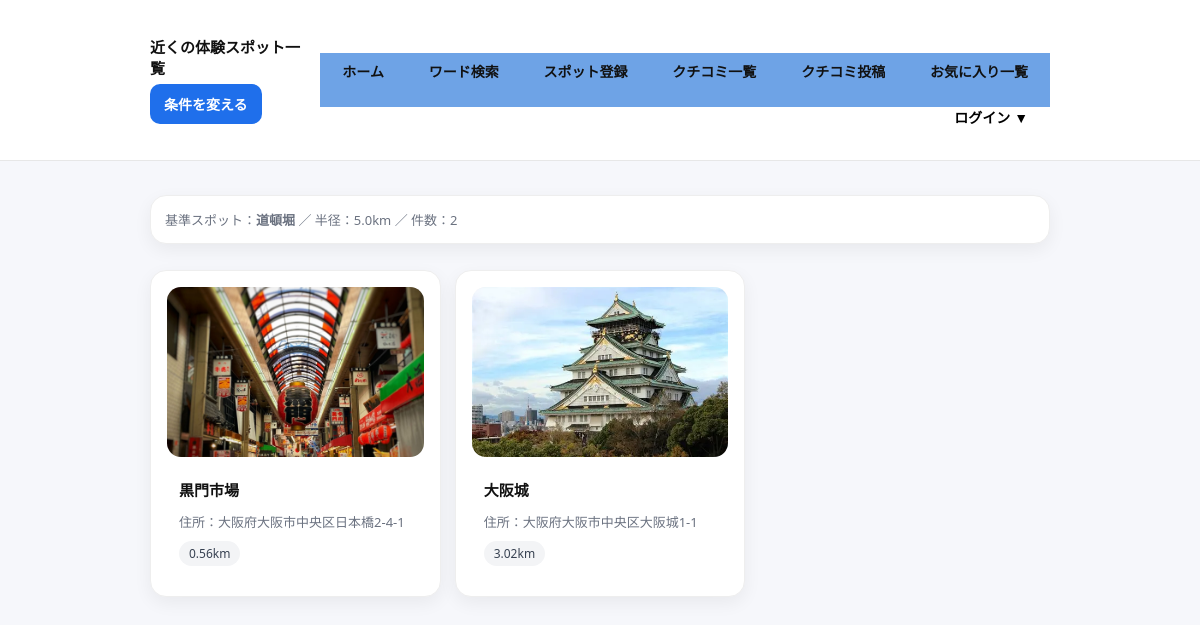
The app's page /spots/4/near/ with its own data.
### spots/models.py (models this page shows, shortened)
class Spot(models.Model):
    BUSINESS_DAY_CHOICES = [
        ("mon", "月曜"),
        ("tue", "火曜"),
        ("wed", "水曜"),
        ("thu", "木曜"),
        ("fri", "金曜"),
        ("sat", "土曜"),
        ("sun", "日曜"),
        ("holiday", "年中無休"),
        ("irregular", "不定休"),
    ]
    PARKING_CHOICES = [
        ("有", "有"),
        ("無", "無"),
        ("不明", "不明"),
        ("注意", "注意（公式HP参照）"),
    ]
    parking = models.CharField("駐車場", max_length=20, choices=PARKING_CHOICES, blank=True)
    name = models.CharField(max_length=100)
    address = models.CharField(max_length=255, blank=True)
    image = models.ImageField(upload_to="spots/", blank=True, null=True)
    website = models.URLField("参考サイト", blank=True)
    phone = models.CharField("電話番号", max_length=30, blank=True)
    business_days = models.JSONField(default=list, blank=True, null=True)
    open_time = models.TimeField(null=True, blank=True)
    close_time = models.TimeField(null=True, blank=True)
    access = models.CharField(max_length=200, blank=True)
    language = models.CharField("ワード", max_length=30, blank=True)
    mood = models.CharField(max_length=30, blank=True)
    purpose = models.CharField(max_length=30, blank=True)
    time_axis = models.CharField("時間軸", max_length=50, blank=True)
    created_at = models.DateTimeField(auto_now_add=True)
    description = models.TextField(blank=True)
    latitude = models.DecimalField(max_digits=9, decimal_places=6, null=True, blank=True)
    longitude = models.DecimalField(max_digits=9, decimal_places=6, null=True, blank=True)

### spots/views.py (the view)
# urls.py: path("<int:pk>/near/", views.near_list, name="near_list"),
def near_list(request, pk):
    center = get_object_or_404(Spot, pk=pk)
    time_map = {"10": 1.0, "30": 3.0, "60": 7.0}
    radius_km = time_map.get(request.GET.get("time") or "", 5.0)  # 指定なしは5km例
    genres = request.GET.getlist("genre")  # 複数チェック
    transport = request.GET.get("transport") or ""
    q = (request.GET.get("q") or "").strip()
    qs = Spot.objects.exclude(pk=center.pk)
    if genres:
        qs = qs.filter(genre__in=genres)
    if q:
        qs = qs.filter(
            Q(name__icontains=q) |
            Q(description__icontains=q) |
            Q(address__icontains=q)
        )
    results = []
    if center.latitude is not None and center.longitude is not None:
        for s in qs:
            if s.latitude is None or s.longitude is None:
                continue
            d = haversine_km(center.latitude, center.longitude, s.latitude, s.longitude)
            if d <= radius_km:
                s.distance_km = round(d, 2)
                results.append(s)
    results.sort(key=lambda x: x.distance_km)
    context = {
        "center": center,
        "spots": results,
        "radius_km": radius_km,
        "genres": genres,
        "transport": transport,
        "q": q,
    }
    return render(request, "spots/near_list.html", context)

### spots/views.py (called while the page is built)
def haversine_km(lat1, lon1, lat2, lon2):
    R = 6371.0
    phi1 = math.radians(lat1)
    phi2 = math.radians(lat2)
    dphi = math.radians(lat2 - lat1)
    dlambda = math.radians(lon2 - lon1)
    a = (math.sin(dphi/2)**2
         + math.cos(phi1)*math.cos(phi2)*math.sin(dlambda/2)**2)
    return 2 * R * math.asin(math.sqrt(a))

### spots/templates/spots/near_list.html (shortened to what this page needs)
{% extends "base.html" %}
{% load static %}
{% block header_title %}近くの体験スポット一覧{% endblock %}
{% block header_action %}
  <a class="btn" href="{% url 'spots:near_search' center.id %}?{{ request.GET.urlencode }}">条件を変える</a>
{% endblock %}
{% block content %}
<div class="wrap">
  <div class="card" style="padding:14px; margin-top:14px;">
    <div class="muted">
      基準スポット：<strong>{{ center.name }}</strong> ／ 半径：{{ radius_km }}km ／ 件数：{{ spots|length }}
    </div>
  </div>
  <div class="grid">
    {% for s in spots %}
      <div class="card">
        <a href="{% url 'spots:spot_detail' s.pk %}">
          {% if s.image %}
            <img class="thumb" src="{{ s.image.url }}" alt="{{ s.name }}">
          {% else %}
            <img class="thumb" src="{% static 'accounts/sample_spot.jpg' %}" alt="no image">
          {% endif %}
        </a>
        <div class="body">
          <div class="row">
            <a class="title" href="{% url 'spots:spot_detail' s.pk %}">{{ s.name }}</a>
          </div>
          <div class="row" style="margin-top:6px;">
            <div class="muted">住所：{{ s.address }}</div>
            <span class="pill">{{ s.distance_km }}km</span>
          </div>
        </div>
      </div>
    {% endfor %}
  </div>
</div>
{% endblock %}

### accounts/static/accounts/style.css (style rules this page uses)
body { margin: 0; padding: 0; background-color: #f4f6f8; font-family: Arial, Helvetica, sans-serif; }
.btn { padding: 10px 14px; border-radius: 6px; border: 1px solid #cfd6de; background: #fff; cursor: pointer; }
.thumb { width: 100%; height: 320px; object-fit: cover; border-radius: 12px; display: block; }
:root { --brand:#1f6feb; --brand-dark:#1656b8; --bg:#f6f7fb; --text:#111; --card:#fff; --border:#e7e7e7; }
body { background:var(--bg); color:var(--text); }
.btn { display:inline-block; background: var(--brand); color:#fff; border:none; padding:10px 14px; border-radius:10px; text-decoration:none; font-weight:700; cursor:pointer; }
.card { background:var(--card); border:1px solid var(--border); border-radius:16px; padding:16px; }

### accounts/templates/base.html (style rules this page uses)
body { font-family:system-ui,-apple-system,"Segoe UI",sans-serif;margin:0;background:#f6f7fb;color:#111; }
.title { font-size:20px;font-weight:800; }
.btn { display:inline-block;background:#1f6feb;color:#fff;padding:10px 14px;border-radius:10px;text-decoration:none;font-weight:700;font-size:14px;border:none;cursor:pointer; }
.wrap { max-width:900px;margin:0 auto; }
.card { background:#fff;border:1px solid #eee;border-radius:16px;padding:16px;box-shadow:0 6px 18px rgba(0,0,0,.06);margin:12px 0; }
.row { display:flex;gap:10px;align-items:center;justify-content:space-between;flex-wrap:wrap; }
.title { font-weight:900; }
.thumb { width:100%;height:180px;object-fit:cover;border-radius:14px;margin-bottom:10px; }
.muted { color:#6b7280;font-size:13px; }

### spots/templates/spots/near_list.html (style rules this page uses)
.wrap { max-width:980px;margin:0 auto; }
.grid { display:grid; grid-template-columns:repeat(3, minmax(0, 1fr)); gap:14px; margin-top:14px; }
.card { background:#fff;border:1px solid #eee;border-radius:16px; box-shadow:0 6px 18px rgba(0,0,0,.06); overflow:hidden; }
.thumb { width:100%; height:170px; object-fit:cover; display:block; background:#f3f4f6; }
.body { padding:12px 12px 14px; }
.title { font-weight:900; font-size:15px; margin:0 0 6px; color:#111; text-decoration:none; display:inline-block; }
.muted { color:#6b7280;font-size:13px; }
.row { display:flex;justify-content:space-between;align-items:center;gap:10px; }
.pill { display:inline-block; font-size:12px; padding:4px 10px; border-radius:999px; background:#f3f4f6; color:#374151; }

### records on screen
Spot: name "道頓堀"
Spot: image (picture), name "黒門市場", address "大阪府大阪市中央区日本橋2-4-1", distance_km "0.56"
Spot: image (picture), name "大阪城", address "大阪府大阪市中央区大阪城1-1", distance_km "3.02"

### other values on screen
{{ radius_km }} "5.0"
{{ spots|length }} "2"
